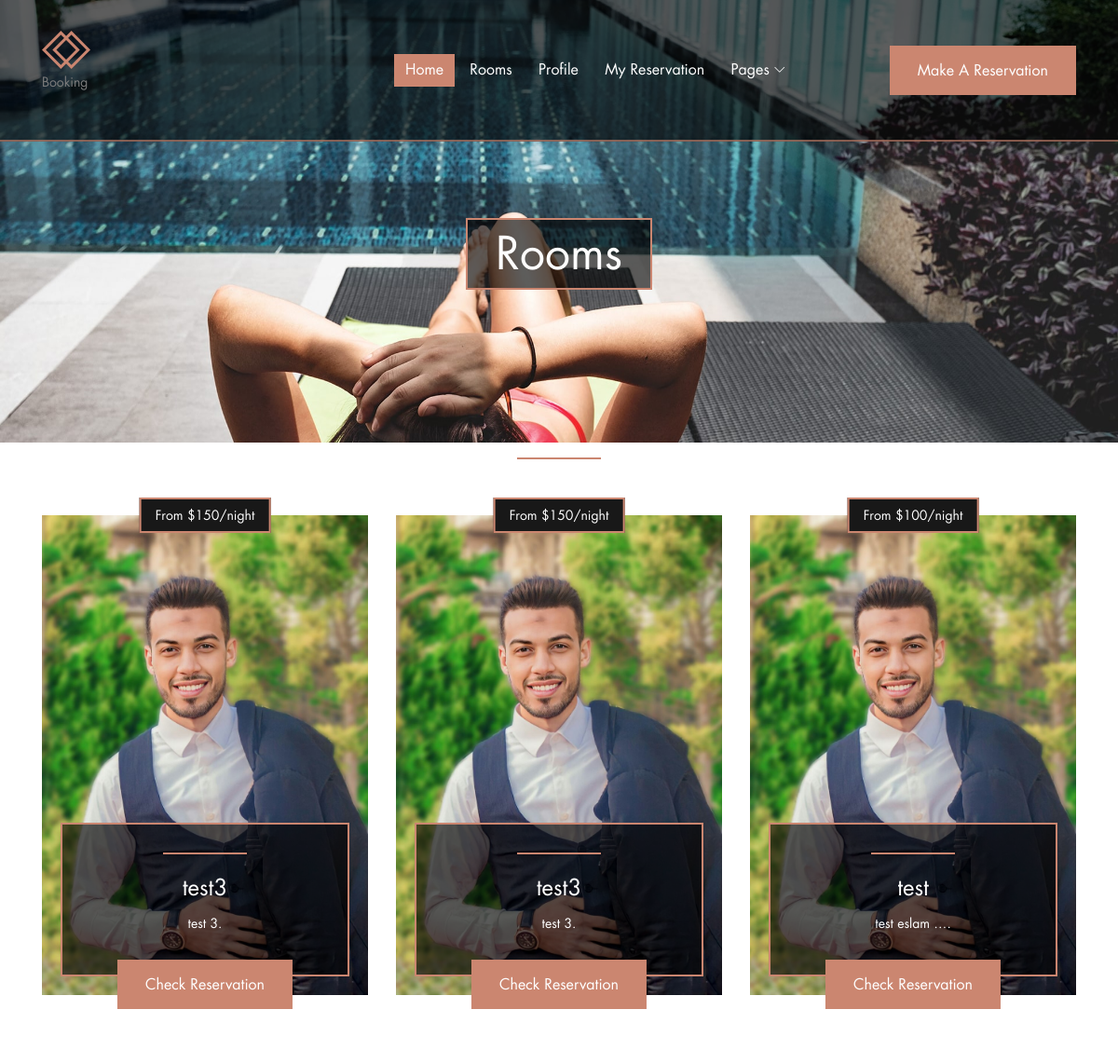
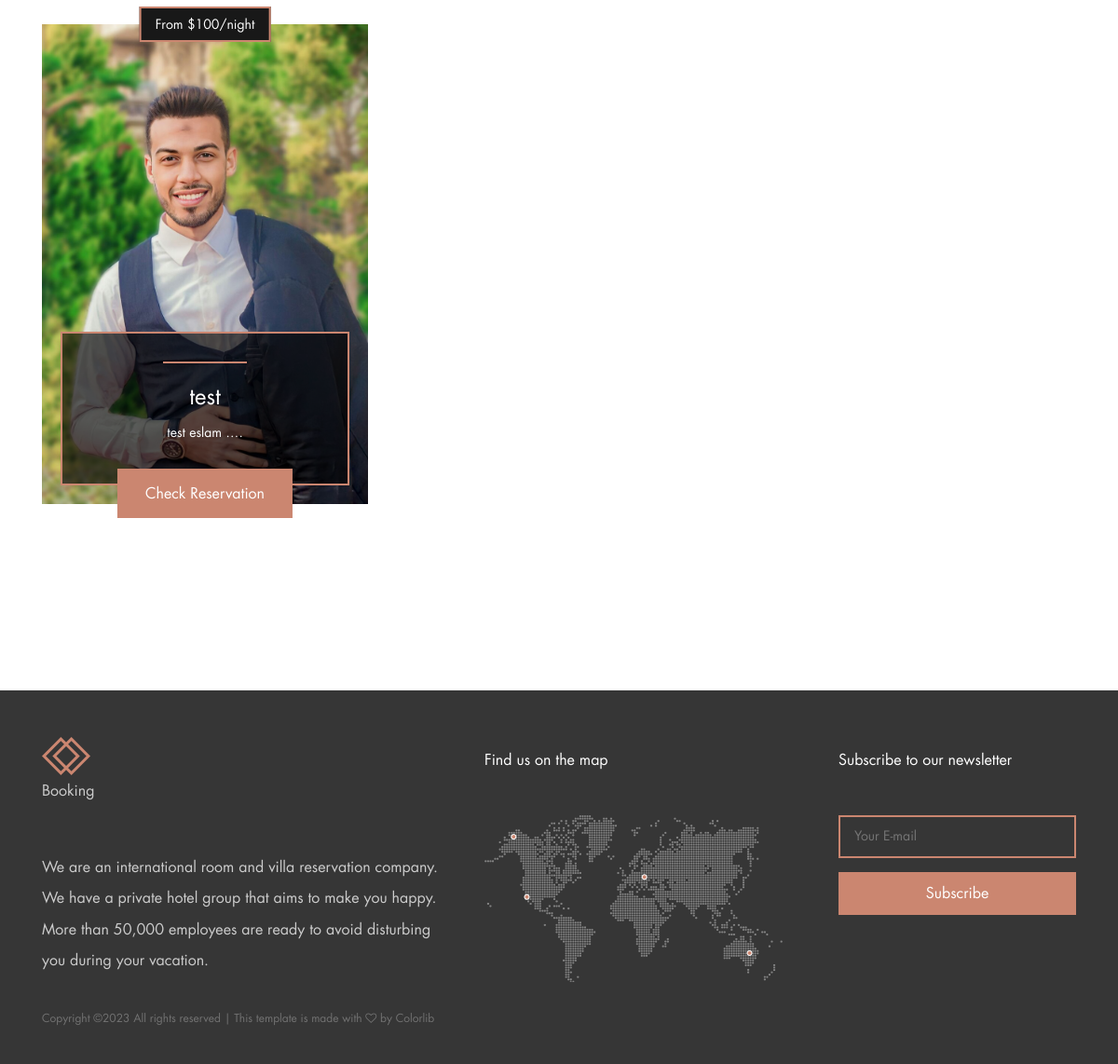
The page /accounts/reservation (signed in) on the database as committed earlier (2 pictures, top to bottom).
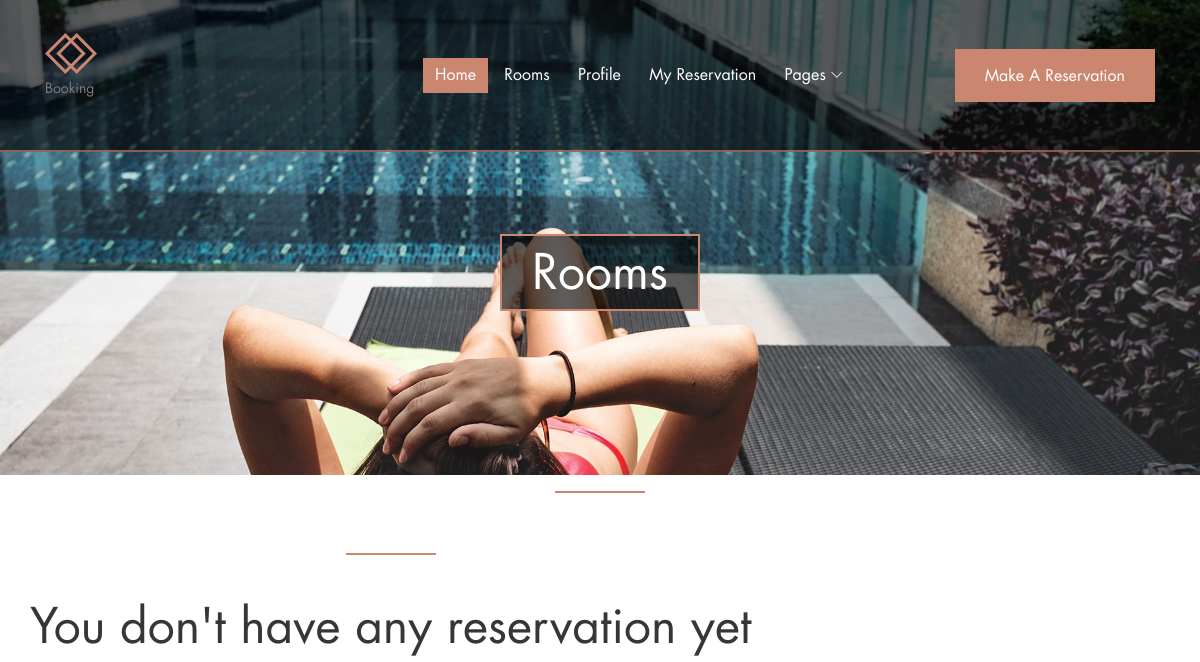
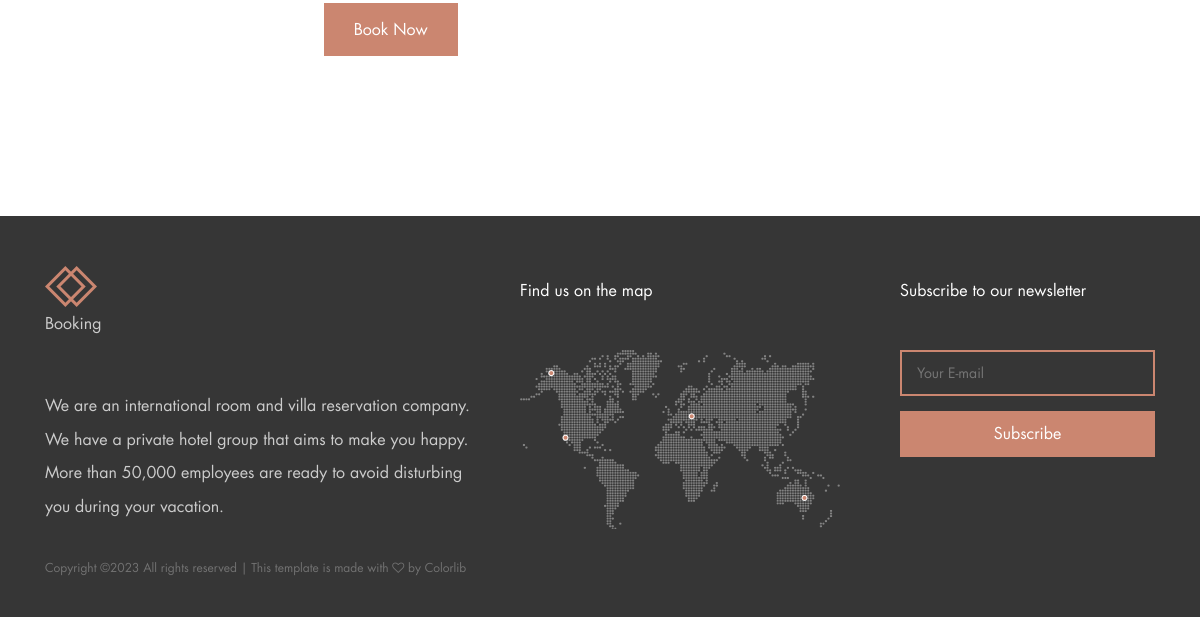
The same page on the database as committed later (2 pictures, top to bottom).
### unit/models.py (models this page shows, shortened)
class UnitBook(models.Model):
    id = models.IntegerField(primary_key=True, unique=True)
    user = models.ForeignKey(User,related_name='book_owner',on_delete=models.CASCADE)
    unit = models.ForeignKey(Unit,related_name='book_unit',on_delete=models.CASCADE)
    date_from = models.DateField(default=timezone.now)
    date_to = models.DateField(default=timezone.now)
    adults = models.IntegerField(choices=COUNT)
    children = models.IntegerField(choices=COUNT)
    created_at = models.DateTimeField(default=timezone.now)

class Unit(models.Model):
    name = models.CharField(max_length=100, unique= True)
    image = models.ImageField(upload_to='unit/')
    price = models.IntegerField(default=0)
    description = models.TextField(max_length=10000)
    place = models.ForeignKey('Place',related_name='unit_place',on_delete=models.CASCADE)
    category = models.ForeignKey('Category',related_name='unit_category',on_delete=models.CASCADE)
    available = models.BooleanField(default=True)
    created_at = models.DateTimeField(default=timezone.now)
    slug = models.SlugField(null= True, blank= True)

### accounts/views.py (the view)
# urls.py: path('reservation', views.my_reservation, name='my_reservation'),
@login_required
def my_reservation(request):
    unit_list = UnitBook.objects.filter(user= request.user)
    if len(unit_list) > 0 :
        return render(request,'accounts/reservations.html',{'unit_list':unit_list})
    else:
        make_reservation = "You don't have any reservation yet"
        return render(request,'accounts/reservations.html',{'make_reservation':make_reservation})

### accounts/templates/accounts/reservations.html (shortened to what this page needs)
{% extends 'base.html' %}
{% load static %}
{% block body %}
<body>
    <section class="breadcumb-area bg-img d-flex align-items-center justify-content-center" style="background-image: url({% static 'img/bg-img/bg-6.jpg' %});">
        <div class="bradcumbContent">
            <h2>Rooms</h2>
        </div>
    </section>
    <div class="book-now-area">
        <div class="container">
            <div class="row justify-content-center">
                <div class="col-12 col-lg-10">
                </div>
            </div>
        </div>
    </div>
    <section class="rooms-area section-padding-0-100">
        <div class="container">
            <div class="row justify-content-center">
                <div class="col-12 col-lg-6">
                    <div class="section-heading text-center">
                        <div class="line-"></div>
                    </div>
                </div>
            </div>
            <div class="row">
        {% if make_reservation %}
        <div class="section-heading text-center">
            <div class="line-"></div>
            <h2>{{make_reservation}}</h2>
            <a href="{%url 'unit:unit_list'  %}" class="book-room-btn btn palatin-btn"> Book Now </a>
        </div>
        {% else %}
            {% for unit in unit_list %}
                <div class="col-12 col-md-6 col-lg-4">
                    <div class="single-rooms-area wow fadeInUp" data-wow-delay="100ms">
                        <div class="bg-thumbnail bg-img" style="background-image: url({{unit.unit.image.url}});"></div>
                        <p class="price-from">From ${{unit.unit.price}}/night</p>
                        <div class="rooms-text">
                            <div class="line"></div>
                            <h4>{{unit.unit.name}}</h4>
                            <p>{{unit.unit.description|safe|truncatewords:2}}.</p>
                        </div>
                        <a href="{%url 'accounts:check_reservation' unit.id %}" class="book-room-btn btn palatin-btn">Check reservation</a>
                    </div>
                </div>
            {% endfor %}
            {% endif %}
            </div>
        </div>
    </section>
</body>
{% endblock body %}

Rows that differ between the two databases and show on the page:
removed UnitBook: unit.image (picture), unit.price "150", unit.name "test3", unit.description "test 3"
removed UnitBook: unit.image (picture), unit.price "150", unit.name "test3", unit.description "test 3"
removed UnitBook: unit.image (picture), unit.price "100", unit.name "test", unit.description "test eslam …"
removed UnitBook: unit.image (picture), unit.price "100", unit.name "test", unit.description "test eslam …"
Other text that changed with them:
{{ make_reservation }}: (not shown) → "You don't have any reservation yet"
text now shown: "Book Now"
